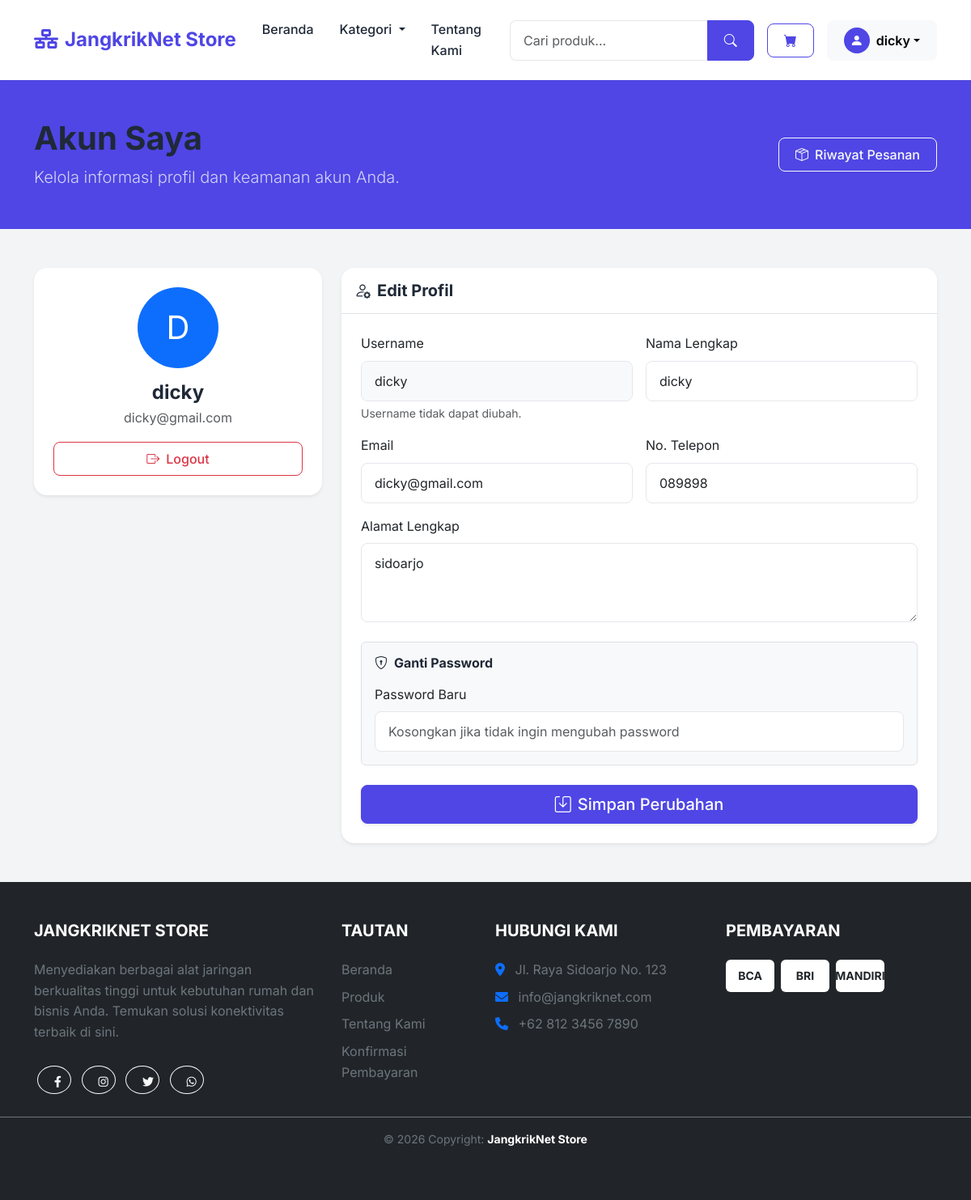
The page /akun.php (signed in) on the database its author committed.
### tables this page shows
CREATE TABLE `user` (
  `id` int NOT NULL AUTO_INCREMENT,
  `nama` varchar(128) DEFAULT NULL,
  `username` varchar(128) DEFAULT NULL,
  `password` varchar(255) DEFAULT NULL,
  `email` varchar(128) DEFAULT NULL,
  `alamat` varchar(128) DEFAULT NULL,
  `no_telp` varchar(20) DEFAULT NULL,
  `role` enum('admin','user') DEFAULT 'user',
  PRIMARY KEY (`id`),
  UNIQUE KEY `username` (`username`),
  UNIQUE KEY `email` (`email`)
);

### config/function.php (called while the page is built, shortened)
<?php
require_once __DIR__ . '/db.php';
function query_one($query) {
    global $conn;
    $result = $conn->query($query);
    if ($result && $result->num_rows > 0) {
        return [
            'status' => true,
            'message' => 'Data berhasil diambil',
            'data' => $result->fetch_assoc()
        ];
    }
    return [
        'status' => false,
        'message' => 'Data tidak ditemukan',
        'data' => null
    ];
}
function get_user_by_id($id) {
    $id = (int) $id;
    $query = "SELECT id, nama, username, email, alamat, no_telp, role FROM user WHERE id = $id";
    return query_one($query);
}

### akun.php (the view, shortened to what this page needs)
<?php
include 'header.php';
$user_result = get_user_by_id($_SESSION['user']['id']);
$user_data = $user_result['data'];
?>
<div class="bg-primary-custom py-5 mb-5 text-white">
    <div class="container">
        <div class="row align-items-center">
            <div class="col-md-8">
                <h1 class="fw-bold">Akun Saya</h1>
                <p class="lead mb-0 opacity-75">Kelola informasi profil dan keamanan akun Anda.</p>
            </div>
             <div class="col-md-4 text-md-end mt-3 mt-md-0">
                <a href="pesanan.php" class="btn btn-outline-light">
                    <i class="bi bi-box-seam me-2"></i>Riwayat Pesanan
                </a>
            </div>
        </div>
    </div>
</div>
<section class="mb-5">
    <div class="container">
        <div class="row g-4">
            <div class="col-lg-4">
                <div class="card border-0 shadow-sm mb-4 text-center p-4">
                    <div class="mb-3">
                        <div class="bg-primary text-white rounded-circle d-inline-flex align-items-center justify-content-center" style="width: 100px; height: 100px; font-size: 2.5rem;">
                            <?= strtoupper(substr($user_data['nama'], 0, 1)) ?>
                        </div>
                    </div>
                    <h4 class="fw-bold mb-1"><?= $user_data['nama'] ?></h4>
                    <p class="text-muted mb-3"><?= $user_data['email'] ?></p>
                    <div class="d-grid">
                        <a href="logout.php" class="btn btn-outline-danger">
                            <i class="bi bi-box-arrow-right me-2"></i>Logout
                        </a>
                    </div>
                </div>
            </div>
            <div class="col-lg-8">
                <div class="card border-0 shadow-sm">
                    <div class="card-header bg-white border-bottom py-3">
                        <h5 class="mb-0 fw-bold"><i class="bi bi-person-gear me-2"></i>Edit Profil</h5>
                    </div>
                    <div class="card-body p-4">
                        <form method="POST" action="">
                            <div class="row g-3">
                                <div class="col-md-6">
                                    <label class="form-label">Username</label>
                                    <input type="text" class="form-control bg-light" value="<?= $user_data['username'] ?>" readonly>
                                    <div class="form-text">Username tidak dapat diubah.</div>
                                </div>
                                <div class="col-md-6">
                                    <label class="form-label">Nama Lengkap</label>
                                    <input type="text" class="form-control" name="nama" value="<?= $user_data['nama'] ?>" required>
                                </div>
                                <div class="col-md-6">
                                    <label class="form-label">Email</label>
                                    <input type="email" class="form-control" name="email" value="<?= $user_data['email'] ?>" required>
                                </div>
                                <div class="col-md-6">
                                    <label class="form-label">No. Telepon</label>
                                    <input type="text" class="form-control" name="no_telp" value="<?= $user_data['no_telp'] ?>" required>
                                </div>
                                <div class="col-12">
                                    <label class="form-label">Alamat Lengkap</label>
                                    <textarea class="form-control" name="alamat" rows="3" required><?= $user_data['alamat'] ?></textarea>
                                </div>
                                <div class="col-12 mt-4">
                                    <div class="p-3 bg-light rounded border">
                                        <h6 class="fw-bold mb-3"><i class="bi bi-shield-lock me-2"></i>Ganti Password</h6>
                                        <div class="mb-0">
                                            <label class="form-label">Password Baru</label>
                                            <input type="password" class="form-control" name="password" placeholder="Kosongkan jika tidak ingin mengubah password">
                                        </div>
                                    </div>
                                </div>
                            </div>
                            <div class="d-grid mt-4">
                                <button type="submit" name="update_profile" class="btn btn-primary btn-lg shadow-sm">
                                    <i class="bi bi-save me-2"></i>Simpan Perubahan
                                </button>
                            </div>
                        </form>
                    </div>
                </div>
            </div>
        </div>
    </div>
</section>
<?php
include 'footer.php';
?>

### css/custom.css (style rules this page uses)
:root { --primary-color: #4F46E5; --primary-hover: #4338ca; --secondary-color: #10B981; --accent-color: #F59E0B; --text-main: #1F2937; --text-muted: #6B7280; --bg-light: #F3F4F6; --bg-white: #FFFFFF; --border-color: #E5E7EB; --shadow-sm: 0 1px 2px 0 rgba(0, 0, 0, 0.05); --shadow-md: 0 4px 6px -1px rgba(0, 0, 0, 0.1), 0 2px 4px -1px rgba(0, 0, 0, 0.06); --shadow-lg: 0 10px 15px -3px rgba(0, 0, 0, 0.1), 0 4px 6px -2px rgba(0, 0, 0, 0.05); }
body { font-family: 'Inter', sans-serif; background-color: var(--bg-light); color: var(--text-main); line-height: 1.6; }
h1, h2, h3, h4, h5, h6 { font-weight: 700; color: var(--text-main); }
a { text-decoration: none; color: var(--primary-color); transition: color 0.3s ease; }
.btn { padding: 0.5rem 1.25rem; font-weight: 500; border-radius: 0.5rem; transition: all 0.3s ease; }
.btn-primary { background-color: var(--primary-color); border-color: var(--primary-color); }
.card { border: none; border-radius: 1rem; box-shadow: var(--shadow-sm); transition: transform 0.3s ease, box-shadow 0.3s ease; overflow: hidden; }
.card-header { background-color: var(--bg-white); border-bottom: 1px solid var(--border-color); font-weight: 600; }
.form-control { border-radius: 0.5rem; border: 1px solid var(--border-color); padding: 0.75rem 1rem; }
.bg-primary-custom { background-color: var(--primary-color); }

### rows shown on the page
user: nama "D", nama "dicky", email "dicky@gmail.com", username "dicky", no_telp "089898", alamat "sidoarjo"

### other values the page prints
$app_name "JangkrikNet Store"
$_SESSION['user']['nama'] "dicky"
$app_name "JANGKRIKNET STORE"
